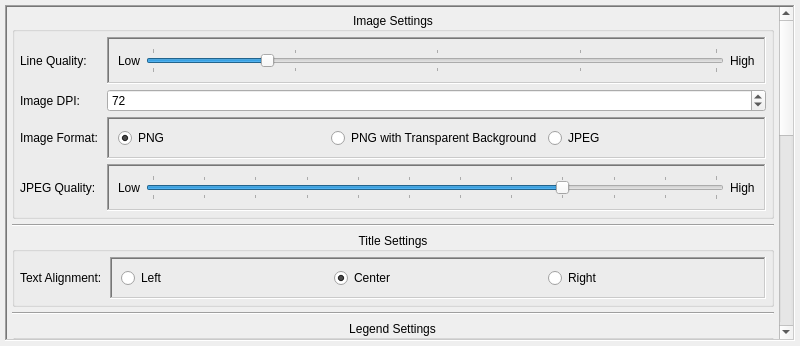
<?xml version="1.0" encoding="UTF-8"?>
<ui version="4.0">
 <class>w_image_settings</class>
 <widget class="QWidget" name="w_image_settings">
  <property name="geometry">
   <rect>
    <x>0</x>
    <y>0</y>
    <width>800</width>
    <height>322</height>
   </rect>
  </property>
  <property name="sizePolicy">
   <sizepolicy hsizetype="Minimum" vsizetype="Preferred">
    <horstretch>0</horstretch>
    <verstretch>0</verstretch>
   </sizepolicy>
  </property>
  <property name="minimumSize">
   <size>
    <width>800</width>
    <height>0</height>
   </size>
  </property>
  <property name="windowTitle">
   <string>Form</string>
  </property>
  <property name="inputMethodHints">
   <set>Qt::ImhUppercaseOnly</set>
  </property>
  <layout class="QVBoxLayout" name="verticalLayout">
   <property name="spacing">
    <number>5</number>
   </property>
   <property name="leftMargin">
    <number>5</number>
   </property>
   <property name="topMargin">
    <number>5</number>
   </property>
   <property name="rightMargin">
    <number>5</number>
   </property>
   <property name="bottomMargin">
    <number>5</number>
   </property>
   <item>
    <widget class="QScrollArea" name="sa_main">
     <property name="sizePolicy">
      <sizepolicy hsizetype="Minimum" vsizetype="Minimum">
       <horstretch>0</horstretch>
       <verstretch>0</verstretch>
      </sizepolicy>
     </property>
     <property name="frameShape">
      <enum>QFrame::WinPanel</enum>
     </property>
     <property name="frameShadow">
      <enum>QFrame::Sunken</enum>
     </property>
     <property name="verticalScrollBarPolicy">
      <enum>Qt::ScrollBarAsNeeded</enum>
     </property>
     <property name="horizontalScrollBarPolicy">
      <enum>Qt::ScrollBarAlwaysOff</enum>
     </property>
     <property name="sizeAdjustPolicy">
      <enum>QAbstractScrollArea::AdjustToContents</enum>
     </property>
     <property name="widgetResizable">
      <bool>true</bool>
     </property>
     <widget class="QWidget" name="saw_main">
      <property name="geometry">
       <rect>
        <x>0</x>
        <y>-494</y>
        <width>769</width>
        <height>868</height>
       </rect>
      </property>
      <property name="sizePolicy">
       <sizepolicy hsizetype="MinimumExpanding" vsizetype="Preferred">
        <horstretch>0</horstretch>
        <verstretch>0</verstretch>
       </sizepolicy>
      </property>
      <layout class="QVBoxLayout" name="verticalLayout_2">
       <property name="spacing">
        <number>5</number>
       </property>
       <property name="leftMargin">
        <number>5</number>
       </property>
       <property name="topMargin">
        <number>5</number>
       </property>
       <property name="rightMargin">
        <number>5</number>
       </property>
       <property name="bottomMargin">
        <number>5</number>
       </property>
       <item>
        <widget class="QGroupBox" name="gb_image_settings">
         <property name="sizePolicy">
          <sizepolicy hsizetype="Minimum" vsizetype="Maximum">
           <horstretch>0</horstretch>
           <verstretch>0</verstretch>
          </sizepolicy>
         </property>
         <property name="title">
          <string>Image Settings</string>
         </property>
         <property name="alignment">
          <set>Qt::AlignCenter</set>
         </property>
         <layout class="QGridLayout" name="gridLayout_2">
          <property name="leftMargin">
           <number>5</number>
          </property>
          <property name="topMargin">
           <number>5</number>
          </property>
          <property name="rightMargin">
           <number>5</number>
          </property>
          <property name="bottomMargin">
           <number>5</number>
          </property>
          <property name="spacing">
           <number>5</number>
          </property>
          <item row="3" column="0">
           <widget class="QLabel" name="l_jpeg_quality">
            <property name="sizePolicy">
             <sizepolicy hsizetype="Minimum" vsizetype="Minimum">
              <horstretch>0</horstretch>
              <verstretch>0</verstretch>
             </sizepolicy>
            </property>
            <property name="text">
             <string>JPEG Quality: </string>
            </property>
           </widget>
          </item>
          <item row="1" column="0">
           <widget class="QLabel" name="l_image_dpi">
            <property name="sizePolicy">
             <sizepolicy hsizetype="Minimum" vsizetype="Minimum">
              <horstretch>0</horstretch>
              <verstretch>0</verstretch>
             </sizepolicy>
            </property>
            <property name="text">
             <string>Image DPI: </string>
            </property>
           </widget>
          </item>
          <item row="1" column="1">
           <widget class="QSpinBox" name="sb_image_dpi">
            <property name="minimum">
             <number>1</number>
            </property>
            <property name="maximum">
             <number>1000</number>
            </property>
            <property name="value">
             <number>72</number>
            </property>
           </widget>
          </item>
          <item row="2" column="0">
           <widget class="QLabel" name="l_image_format">
            <property name="sizePolicy">
             <sizepolicy hsizetype="Minimum" vsizetype="Minimum">
              <horstretch>0</horstretch>
              <verstretch>0</verstretch>
             </sizepolicy>
            </property>
            <property name="text">
             <string>Image Format: </string>
            </property>
           </widget>
          </item>
          <item row="3" column="1">
           <widget class="QFrame" name="f_jpeg_quality">
            <property name="sizePolicy">
             <sizepolicy hsizetype="Minimum" vsizetype="Maximum">
              <horstretch>1</horstretch>
              <verstretch>0</verstretch>
             </sizepolicy>
            </property>
            <property name="frameShape">
             <enum>QFrame::WinPanel</enum>
            </property>
            <property name="frameShadow">
             <enum>QFrame::Sunken</enum>
            </property>
            <layout class="QHBoxLayout" name="horizontalLayout_4">
             <item>
              <widget class="QLabel" name="l_jpeg_low">
               <property name="text">
                <string>Low</string>
               </property>
              </widget>
             </item>
             <item>
              <widget class="QSlider" name="hs_jpeg_qual">
               <property name="minimum">
                <number>0</number>
               </property>
               <property name="maximum">
                <number>11</number>
               </property>
               <property name="pageStep">
                <number>3</number>
               </property>
               <property name="value">
                <number>8</number>
               </property>
               <property name="orientation">
                <enum>Qt::Horizontal</enum>
               </property>
               <property name="tickPosition">
                <enum>QSlider::TicksBothSides</enum>
               </property>
               <property name="tickInterval">
                <number>1</number>
               </property>
              </widget>
             </item>
             <item>
              <widget class="QLabel" name="l_jpeg_high">
               <property name="text">
                <string>High</string>
               </property>
              </widget>
             </item>
            </layout>
           </widget>
          </item>
          <item row="0" column="1">
           <widget class="QFrame" name="f_image_settings">
            <property name="sizePolicy">
             <sizepolicy hsizetype="Minimum" vsizetype="Maximum">
              <horstretch>0</horstretch>
              <verstretch>0</verstretch>
             </sizepolicy>
            </property>
            <property name="frameShape">
             <enum>QFrame::WinPanel</enum>
            </property>
            <property name="frameShadow">
             <enum>QFrame::Sunken</enum>
            </property>
            <layout class="QHBoxLayout" name="horizontalLayout_2">
             <item>
              <widget class="QLabel" name="l_line_low">
               <property name="text">
                <string>Low</string>
               </property>
              </widget>
             </item>
             <item>
              <widget class="QSlider" name="hs_line_quality">
               <property name="minimum">
                <number>0</number>
               </property>
               <property name="maximum">
                <number>99</number>
               </property>
               <property name="value">
                <number>20</number>
               </property>
               <property name="orientation">
                <enum>Qt::Horizontal</enum>
               </property>
               <property name="tickPosition">
                <enum>QSlider::TicksBothSides</enum>
               </property>
               <property name="tickInterval">
                <number>25</number>
               </property>
              </widget>
             </item>
             <item>
              <widget class="QLabel" name="l_line_high">
               <property name="text">
                <string>High</string>
               </property>
              </widget>
             </item>
            </layout>
           </widget>
          </item>
          <item row="0" column="0">
           <widget class="QLabel" name="l_line_quality">
            <property name="sizePolicy">
             <sizepolicy hsizetype="Minimum" vsizetype="Minimum">
              <horstretch>0</horstretch>
              <verstretch>0</verstretch>
             </sizepolicy>
            </property>
            <property name="text">
             <string>Line Quality: </string>
            </property>
           </widget>
          </item>
          <item row="2" column="1">
           <widget class="QFrame" name="f_image_format">
            <property name="sizePolicy">
             <sizepolicy hsizetype="Minimum" vsizetype="Maximum">
              <horstretch>0</horstretch>
              <verstretch>0</verstretch>
             </sizepolicy>
            </property>
            <property name="frameShape">
             <enum>QFrame::WinPanel</enum>
            </property>
            <property name="frameShadow">
             <enum>QFrame::Sunken</enum>
            </property>
            <layout class="QHBoxLayout" name="horizontalLayout_3">
             <item>
              <widget class="QRadioButton" name="rb_png">
               <property name="text">
                <string>PNG</string>
               </property>
               <property name="checked">
                <bool>true</bool>
               </property>
              </widget>
             </item>
             <item>
              <widget class="QRadioButton" name="rb_png_transparency">
               <property name="text">
                <string>PNG with Transparent Background</string>
               </property>
               <property name="checked">
                <bool>false</bool>
               </property>
              </widget>
             </item>
             <item>
              <widget class="QRadioButton" name="rb_jpeg">
               <property name="text">
                <string>JPEG</string>
               </property>
              </widget>
             </item>
            </layout>
           </widget>
          </item>
         </layout>
        </widget>
       </item>
       <item>
        <widget class="Line" name="line">
         <property name="orientation">
          <enum>Qt::Horizontal</enum>
         </property>
        </widget>
       </item>
       <item>
        <widget class="QGroupBox" name="gb_title_settings">
         <property name="sizePolicy">
          <sizepolicy hsizetype="Minimum" vsizetype="Maximum">
           <horstretch>0</horstretch>
           <verstretch>0</verstretch>
          </sizepolicy>
         </property>
         <property name="title">
          <string>Title Settings</string>
         </property>
         <property name="alignment">
          <set>Qt::AlignCenter</set>
         </property>
         <layout class="QGridLayout" name="gridLayout">
          <property name="leftMargin">
           <number>5</number>
          </property>
          <property name="topMargin">
           <number>5</number>
          </property>
          <property name="rightMargin">
           <number>5</number>
          </property>
          <property name="bottomMargin">
           <number>5</number>
          </property>
          <property name="spacing">
           <number>5</number>
          </property>
          <item row="0" column="0">
           <widget class="QLabel" name="l_title_alignment">
            <property name="sizePolicy">
             <sizepolicy hsizetype="Minimum" vsizetype="Minimum">
              <horstretch>0</horstretch>
              <verstretch>0</verstretch>
             </sizepolicy>
            </property>
            <property name="text">
             <string>Text Alignment: </string>
            </property>
           </widget>
          </item>
          <item row="0" column="1">
           <widget class="QFrame" name="f_title_settings">
            <property name="sizePolicy">
             <sizepolicy hsizetype="Minimum" vsizetype="Maximum">
              <horstretch>1</horstretch>
              <verstretch>0</verstretch>
             </sizepolicy>
            </property>
            <property name="frameShape">
             <enum>QFrame::WinPanel</enum>
            </property>
            <property name="frameShadow">
             <enum>QFrame::Sunken</enum>
            </property>
            <layout class="QHBoxLayout" name="horizontalLayout">
             <item>
              <widget class="QRadioButton" name="rb_title_left">
               <property name="text">
                <string>Left</string>
               </property>
              </widget>
             </item>
             <item>
              <widget class="QRadioButton" name="rb_title_center">
               <property name="text">
                <string>Center</string>
               </property>
               <property name="checked">
                <bool>true</bool>
               </property>
              </widget>
             </item>
             <item>
              <widget class="QRadioButton" name="rb_title_right">
               <property name="text">
                <string>Right</string>
               </property>
              </widget>
             </item>
            </layout>
           </widget>
          </item>
         </layout>
        </widget>
       </item>
       <item>
        <widget class="Line" name="line_2">
         <property name="orientation">
          <enum>Qt::Horizontal</enum>
         </property>
        </widget>
       </item>
       <item>
        <widget class="QGroupBox" name="gb_legend_settings">
         <property name="sizePolicy">
          <sizepolicy hsizetype="Minimum" vsizetype="Maximum">
           <horstretch>0</horstretch>
           <verstretch>0</verstretch>
          </sizepolicy>
         </property>
         <property name="title">
          <string>Legend Settings</string>
         </property>
         <property name="alignment">
          <set>Qt::AlignCenter</set>
         </property>
         <layout class="QGridLayout" name="gridLayout_3">
          <property name="leftMargin">
           <number>5</number>
          </property>
          <property name="topMargin">
           <number>5</number>
          </property>
          <property name="rightMargin">
           <number>5</number>
          </property>
          <property name="bottomMargin">
           <number>5</number>
          </property>
          <property name="spacing">
           <number>5</number>
          </property>
          <item row="0" column="1">
           <widget class="QFrame" name="f_legend_offset">
            <property name="sizePolicy">
             <sizepolicy hsizetype="Minimum" vsizetype="Maximum">
              <horstretch>1</horstretch>
              <verstretch>0</verstretch>
             </sizepolicy>
            </property>
            <property name="frameShape">
             <enum>QFrame::WinPanel</enum>
            </property>
            <property name="frameShadow">
             <enum>QFrame::Sunken</enum>
            </property>
            <layout class="QGridLayout" name="gridLayout_4">
             <item row="1" column="0">
              <widget class="QLabel" name="l_legend_offset_left">
               <property name="text">
                <string>Left</string>
               </property>
              </widget>
             </item>
             <item row="1" column="1">
              <widget class="QSlider" name="hs_legend_h_offset">
               <property name="sizeIncrement">
                <size>
                 <width>1</width>
                 <height>1</height>
                </size>
               </property>
               <property name="minimum">
                <number>-100</number>
               </property>
               <property name="maximum">
                <number>100</number>
               </property>
               <property name="singleStep">
                <number>1</number>
               </property>
               <property name="pageStep">
                <number>20</number>
               </property>
               <property name="value">
                <number>-80</number>
               </property>
               <property name="orientation">
                <enum>Qt::Horizontal</enum>
               </property>
               <property name="tickPosition">
                <enum>QSlider::TicksBothSides</enum>
               </property>
               <property name="tickInterval">
                <number>20</number>
               </property>
              </widget>
             </item>
             <item row="1" column="2">
              <widget class="QLabel" name="l_legend_offset_right">
               <property name="text">
                <string>Right</string>
               </property>
              </widget>
             </item>
             <item row="0" column="0">
              <widget class="QLabel" name="l_legend_offset_up">
               <property name="text">
                <string>Up</string>
               </property>
              </widget>
             </item>
             <item row="0" column="2">
              <widget class="QLabel" name="l_legend_offset_down">
               <property name="text">
                <string>Down</string>
               </property>
              </widget>
             </item>
             <item row="0" column="1">
              <widget class="QSlider" name="hs_legend_v_offset">
               <property name="minimum">
                <number>-100</number>
               </property>
               <property name="maximum">
                <number>100</number>
               </property>
               <property name="pageStep">
                <number>20</number>
               </property>
               <property name="value">
                <number>80</number>
               </property>
               <property name="orientation">
                <enum>Qt::Horizontal</enum>
               </property>
               <property name="invertedAppearance">
                <bool>true</bool>
               </property>
               <property name="invertedControls">
                <bool>false</bool>
               </property>
               <property name="tickPosition">
                <enum>QSlider::TicksBothSides</enum>
               </property>
               <property name="tickInterval">
                <number>20</number>
               </property>
              </widget>
             </item>
            </layout>
           </widget>
          </item>
          <item row="2" column="0">
           <widget class="QLabel" name="l_legend_text_alignment">
            <property name="sizePolicy">
             <sizepolicy hsizetype="Minimum" vsizetype="Minimum">
              <horstretch>0</horstretch>
              <verstretch>0</verstretch>
             </sizepolicy>
            </property>
            <property name="text">
             <string>Legend Text Alignment: </string>
            </property>
           </widget>
          </item>
          <item row="2" column="1">
           <widget class="QFrame" name="f_legend_text_alingment">
            <property name="sizePolicy">
             <sizepolicy hsizetype="Minimum" vsizetype="Maximum">
              <horstretch>0</horstretch>
              <verstretch>0</verstretch>
             </sizepolicy>
            </property>
            <property name="frameShape">
             <enum>QFrame::WinPanel</enum>
            </property>
            <property name="frameShadow">
             <enum>QFrame::Sunken</enum>
            </property>
            <layout class="QHBoxLayout" name="horizontalLayout_5">
             <item>
              <widget class="QRadioButton" name="rb_legend_text_left">
               <property name="text">
                <string>Left</string>
               </property>
               <property name="checked">
                <bool>true</bool>
               </property>
              </widget>
             </item>
             <item>
              <widget class="QRadioButton" name="rb_legend_text_center">
               <property name="text">
                <string>Center</string>
               </property>
               <property name="checked">
                <bool>false</bool>
               </property>
              </widget>
             </item>
             <item>
              <widget class="QRadioButton" name="rb_legend_text_right">
               <property name="text">
                <string>Right</string>
               </property>
              </widget>
             </item>
            </layout>
           </widget>
          </item>
          <item row="0" column="0">
           <widget class="QLabel" name="l_legend_offset">
            <property name="sizePolicy">
             <sizepolicy hsizetype="Minimum" vsizetype="Minimum">
              <horstretch>0</horstretch>
              <verstretch>0</verstretch>
             </sizepolicy>
            </property>
            <property name="text">
             <string>Legend Position: </string>
            </property>
           </widget>
          </item>
          <item row="1" column="0">
           <widget class="QLabel" name="l_legend_stretch">
            <property name="sizePolicy">
             <sizepolicy hsizetype="Minimum" vsizetype="Minimum">
              <horstretch>0</horstretch>
              <verstretch>0</verstretch>
             </sizepolicy>
            </property>
            <property name="text">
             <string>Legend Height Stretch Factor: </string>
            </property>
           </widget>
          </item>
          <item row="1" column="1">
           <widget class="QFrame" name="f_legend_stretch">
            <property name="sizePolicy">
             <sizepolicy hsizetype="Minimum" vsizetype="Maximum">
              <horstretch>0</horstretch>
              <verstretch>0</verstretch>
             </sizepolicy>
            </property>
            <property name="frameShape">
             <enum>QFrame::WinPanel</enum>
            </property>
            <property name="frameShadow">
             <enum>QFrame::Sunken</enum>
            </property>
            <layout class="QHBoxLayout" name="horizontalLayout_6">
             <item>
              <widget class="QLabel" name="l_legend_stretch_low">
               <property name="text">
                <string>Low</string>
               </property>
              </widget>
             </item>
             <item>
              <widget class="QSlider" name="hs_legend_stretch">
               <property name="minimum">
                <number>1</number>
               </property>
               <property name="maximum">
                <number>50</number>
               </property>
               <property name="value">
                <number>5</number>
               </property>
               <property name="orientation">
                <enum>Qt::Horizontal</enum>
               </property>
               <property name="tickPosition">
                <enum>QSlider::TicksBothSides</enum>
               </property>
               <property name="tickInterval">
                <number>10</number>
               </property>
              </widget>
             </item>
             <item>
              <widget class="QLabel" name="l_legend_stretch_high">
               <property name="text">
                <string>High</string>
               </property>
              </widget>
             </item>
            </layout>
           </widget>
          </item>
         </layout>
        </widget>
       </item>
       <item>
        <widget class="Line" name="line_3">
         <property name="frameShadow">
          <enum>QFrame::Sunken</enum>
         </property>
         <property name="orientation">
          <enum>Qt::Horizontal</enum>
         </property>
        </widget>
       </item>
       <item>
        <widget class="QGroupBox" name="gb_player_markers">
         <property name="sizePolicy">
          <sizepolicy hsizetype="Minimum" vsizetype="Maximum">
           <horstretch>0</horstretch>
           <verstretch>0</verstretch>
          </sizepolicy>
         </property>
         <property name="title">
          <string>Players Markers Settings</string>
         </property>
         <property name="alignment">
          <set>Qt::AlignCenter</set>
         </property>
         <layout class="QGridLayout" name="gridLayout_5">
          <property name="leftMargin">
           <number>5</number>
          </property>
          <property name="topMargin">
           <number>5</number>
          </property>
          <property name="rightMargin">
           <number>5</number>
          </property>
          <property name="bottomMargin">
           <number>5</number>
          </property>
          <property name="spacing">
           <number>5</number>
          </property>
          <item row="1" column="0">
           <widget class="QLabel" name="l_current_marker">
            <property name="sizePolicy">
             <sizepolicy hsizetype="Minimum" vsizetype="Minimum">
              <horstretch>0</horstretch>
              <verstretch>0</verstretch>
             </sizepolicy>
            </property>
            <property name="text">
             <string>Current Position Shape: </string>
            </property>
           </widget>
          </item>
          <item row="3" column="0">
           <widget class="QLabel" name="l_previous_marker">
            <property name="sizePolicy">
             <sizepolicy hsizetype="Minimum" vsizetype="Minimum">
              <horstretch>0</horstretch>
              <verstretch>0</verstretch>
             </sizepolicy>
            </property>
            <property name="text">
             <string>Previous Position Shaper: </string>
            </property>
           </widget>
          </item>
          <item row="1" column="1">
           <widget class="QFrame" name="f_current_marker">
            <property name="sizePolicy">
             <sizepolicy hsizetype="Minimum" vsizetype="Maximum">
              <horstretch>1</horstretch>
              <verstretch>0</verstretch>
             </sizepolicy>
            </property>
            <property name="frameShape">
             <enum>QFrame::WinPanel</enum>
            </property>
            <property name="frameShadow">
             <enum>QFrame::Sunken</enum>
            </property>
            <layout class="QGridLayout" name="gridLayout_7">
             <item row="1" column="1">
              <widget class="QRadioButton" name="rb_current_up">
               <property name="text">
                <string>^</string>
               </property>
              </widget>
             </item>
             <item row="1" column="2">
              <widget class="QRadioButton" name="rb_current_right">
               <property name="text">
                <string>&gt;</string>
               </property>
              </widget>
             </item>
             <item row="0" column="3">
              <widget class="QRadioButton" name="rb_current_plus">
               <property name="text">
                <string>+</string>
               </property>
              </widget>
             </item>
             <item row="0" column="1">
              <widget class="QRadioButton" name="rb_current_x">
               <property name="text">
                <string>X</string>
               </property>
               <property name="checked">
                <bool>false</bool>
               </property>
              </widget>
             </item>
             <item row="0" column="0">
              <widget class="QRadioButton" name="rb_current_o">
               <property name="text">
                <string>O</string>
               </property>
               <property name="checked">
                <bool>false</bool>
               </property>
              </widget>
             </item>
             <item row="0" column="2">
              <widget class="QRadioButton" name="rb_current_star">
               <property name="text">
                <string>*</string>
               </property>
               <property name="checked">
                <bool>true</bool>
               </property>
              </widget>
             </item>
             <item row="1" column="0">
              <widget class="QRadioButton" name="rb_current_left">
               <property name="text">
                <string>&lt;</string>
               </property>
              </widget>
             </item>
             <item row="1" column="3">
              <widget class="QRadioButton" name="rb_current_down">
               <property name="text">
                <string>v</string>
               </property>
              </widget>
             </item>
             <item row="2" column="0">
              <widget class="QRadioButton" name="rb_current_none">
               <property name="text">
                <string>None</string>
               </property>
              </widget>
             </item>
             <item row="2" column="1">
              <widget class="QFrame" name="f_current_custom">
               <property name="frameShape">
                <enum>QFrame::StyledPanel</enum>
               </property>
               <property name="frameShadow">
                <enum>QFrame::Raised</enum>
               </property>
               <layout class="QHBoxLayout" name="horizontalLayout_10">
                <property name="spacing">
                 <number>4</number>
                </property>
                <property name="leftMargin">
                 <number>0</number>
                </property>
                <property name="topMargin">
                 <number>0</number>
                </property>
                <property name="rightMargin">
                 <number>0</number>
                </property>
                <property name="bottomMargin">
                 <number>0</number>
                </property>
                <item>
                 <widget class="QRadioButton" name="rb_current_custom">
                  <property name="text">
                   <string/>
                  </property>
                 </widget>
                </item>
                <item>
                 <widget class="QLineEdit" name="le_current_custom">
                  <property name="sizePolicy">
                   <sizepolicy hsizetype="Minimum" vsizetype="Fixed">
                    <horstretch>0</horstretch>
                    <verstretch>0</verstretch>
                   </sizepolicy>
                  </property>
                  <property name="placeholderText">
                   <string>Custom Text Entry</string>
                  </property>
                 </widget>
                </item>
               </layout>
              </widget>
             </item>
            </layout>
           </widget>
          </item>
          <item row="3" column="1">
           <widget class="QFrame" name="f_previous_markers">
            <property name="sizePolicy">
             <sizepolicy hsizetype="Minimum" vsizetype="Maximum">
              <horstretch>0</horstretch>
              <verstretch>0</verstretch>
             </sizepolicy>
            </property>
            <property name="frameShape">
             <enum>QFrame::WinPanel</enum>
            </property>
            <property name="frameShadow">
             <enum>QFrame::Sunken</enum>
            </property>
            <layout class="QGridLayout" name="gridLayout_6">
             <item row="1" column="1">
              <widget class="QRadioButton" name="rb_previous_up">
               <property name="text">
                <string>^</string>
               </property>
              </widget>
             </item>
             <item row="1" column="2">
              <widget class="QRadioButton" name="rb_previous_right">
               <property name="text">
                <string>&gt;</string>
               </property>
              </widget>
             </item>
             <item row="0" column="3">
              <widget class="QRadioButton" name="rb_previous_plus">
               <property name="text">
                <string>+</string>
               </property>
              </widget>
             </item>
             <item row="0" column="1">
              <widget class="QRadioButton" name="rb_previous_x">
               <property name="text">
                <string>X</string>
               </property>
               <property name="checked">
                <bool>false</bool>
               </property>
              </widget>
             </item>
             <item row="0" column="0">
              <widget class="QRadioButton" name="rb_previous_o">
               <property name="text">
                <string>O</string>
               </property>
               <property name="checked">
                <bool>true</bool>
               </property>
              </widget>
             </item>
             <item row="0" column="2">
              <widget class="QRadioButton" name="rb_previous_star">
               <property name="text">
                <string>*</string>
               </property>
              </widget>
             </item>
             <item row="1" column="0">
              <widget class="QRadioButton" name="rb_previous_left">
               <property name="text">
                <string>&lt;</string>
               </property>
              </widget>
             </item>
             <item row="1" column="3">
              <widget class="QRadioButton" name="rb_previous_down">
               <property name="text">
                <string>v</string>
               </property>
              </widget>
             </item>
             <item row="2" column="0">
              <widget class="QRadioButton" name="rb_previous_none">
               <property name="text">
                <string>None</string>
               </property>
              </widget>
             </item>
             <item row="2" column="1">
              <widget class="QFrame" name="f_previous_custom">
               <property name="frameShape">
                <enum>QFrame::StyledPanel</enum>
               </property>
               <property name="frameShadow">
                <enum>QFrame::Raised</enum>
               </property>
               <layout class="QHBoxLayout" name="horizontalLayout_9">
                <property name="spacing">
                 <number>4</number>
                </property>
                <property name="leftMargin">
                 <number>0</number>
                </property>
                <property name="topMargin">
                 <number>0</number>
                </property>
                <property name="rightMargin">
                 <number>0</number>
                </property>
                <property name="bottomMargin">
                 <number>0</number>
                </property>
                <item>
                 <widget class="QRadioButton" name="rb_previous_custom">
                  <property name="text">
                   <string/>
                  </property>
                 </widget>
                </item>
                <item>
                 <widget class="QLineEdit" name="le_previous_custom">
                  <property name="sizePolicy">
                   <sizepolicy hsizetype="Minimum" vsizetype="Fixed">
                    <horstretch>0</horstretch>
                    <verstretch>0</verstretch>
                   </sizepolicy>
                  </property>
                  <property name="placeholderText">
                   <string>Custom Text Entry</string>
                  </property>
                 </widget>
                </item>
               </layout>
              </widget>
             </item>
            </layout>
           </widget>
          </item>
          <item row="2" column="1">
           <widget class="QFrame" name="f_current_scale">
            <property name="sizePolicy">
             <sizepolicy hsizetype="Minimum" vsizetype="Maximum">
              <horstretch>0</horstretch>
              <verstretch>0</verstretch>
             </sizepolicy>
            </property>
            <property name="frameShape">
             <enum>QFrame::WinPanel</enum>
            </property>
            <property name="frameShadow">
             <enum>QFrame::Sunken</enum>
            </property>
            <layout class="QHBoxLayout" name="horizontalLayout_7">
             <item>
              <widget class="QLabel" name="l_current_scale_low">
               <property name="text">
                <string>1</string>
               </property>
              </widget>
             </item>
             <item>
              <widget class="QSlider" name="hs_current_scale">
               <property name="minimum">
                <number>1</number>
               </property>
               <property name="maximum">
                <number>100</number>
               </property>
               <property name="pageStep">
                <number>20</number>
               </property>
               <property name="value">
                <number>5</number>
               </property>
               <property name="orientation">
                <enum>Qt::Horizontal</enum>
               </property>
               <property name="tickPosition">
                <enum>QSlider::TicksBothSides</enum>
               </property>
               <property name="tickInterval">
                <number>10</number>
               </property>
              </widget>
             </item>
             <item>
              <widget class="QLabel" name="l_current_scale_high">
               <property name="text">
                <string>10</string>
               </property>
              </widget>
             </item>
            </layout>
           </widget>
          </item>
          <item row="2" column="0">
           <widget class="QLabel" name="l_legend_stretch_2">
            <property name="sizePolicy">
             <sizepolicy hsizetype="Minimum" vsizetype="Minimum">
              <horstretch>0</horstretch>
              <verstretch>0</verstretch>
             </sizepolicy>
            </property>
            <property name="text">
             <string>Current Position Scale Multiplier: </string>
            </property>
           </widget>
          </item>
          <item row="0" column="0">
           <widget class="QLabel" name="l_legend_stretch_3">
            <property name="sizePolicy">
             <sizepolicy hsizetype="Minimum" vsizetype="Minimum">
              <horstretch>0</horstretch>
              <verstretch>0</verstretch>
             </sizepolicy>
            </property>
            <property name="text">
             <string>Marker Size:</string>
            </property>
           </widget>
          </item>
          <item row="0" column="1">
           <widget class="QFrame" name="f_scale">
            <property name="sizePolicy">
             <sizepolicy hsizetype="Minimum" vsizetype="Maximum">
              <horstretch>0</horstretch>
              <verstretch>0</verstretch>
             </sizepolicy>
            </property>
            <property name="frameShape">
             <enum>QFrame::WinPanel</enum>
            </property>
            <property name="frameShadow">
             <enum>QFrame::Sunken</enum>
            </property>
            <layout class="QHBoxLayout" name="horizontalLayout_8">
             <item>
              <widget class="QLabel" name="l_scale_low">
               <property name="text">
                <string>1</string>
               </property>
              </widget>
             </item>
             <item>
              <widget class="QSlider" name="hs_scale">
               <property name="minimum">
                <number>1</number>
               </property>
               <property name="maximum">
                <number>100</number>
               </property>
               <property name="value">
                <number>5</number>
               </property>
               <property name="orientation">
                <enum>Qt::Horizontal</enum>
               </property>
               <property name="tickPosition">
                <enum>QSlider::TicksBothSides</enum>
               </property>
               <property name="tickInterval">
                <number>10</number>
               </property>
              </widget>
             </item>
             <item>
              <widget class="QLabel" name="l_scale_high">
               <property name="text">
                <string>10</string>
               </property>
              </widget>
             </item>
            </layout>
           </widget>
          </item>
         </layout>
        </widget>
       </item>
      </layout>
     </widget>
    </widget>
   </item>
  </layout>
 </widget>
 <resources/>
 <connections/>
</ui>
